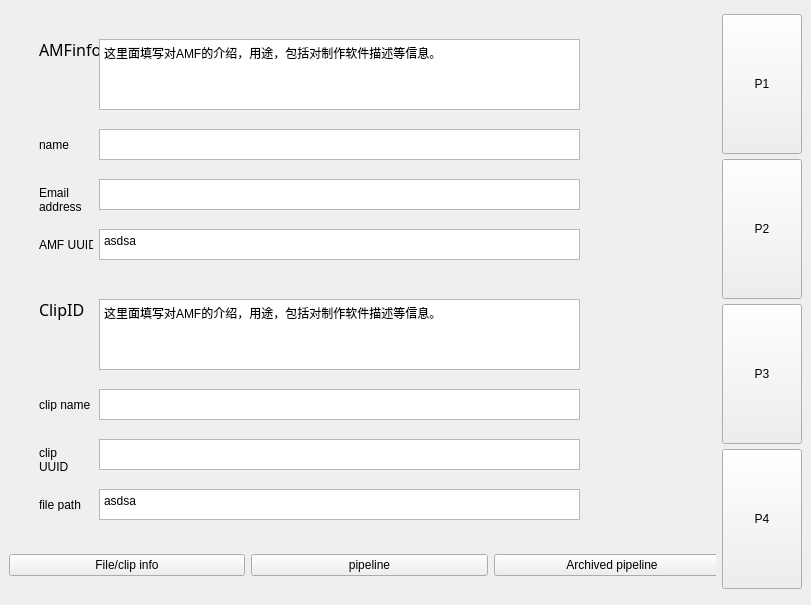
<?xml version="1.0" encoding="UTF-8"?>
<ui version="4.0">
 <class>MainWindow</class>
 <widget class="QMainWindow" name="MainWindow">
  <property name="geometry">
   <rect>
    <x>0</x>
    <y>0</y>
    <width>811</width>
    <height>605</height>
   </rect>
  </property>
  <property name="windowTitle">
   <string>MainWindow</string>
  </property>
  <widget class="QWidget" name="centralwidget">
   <layout class="QHBoxLayout" name="horizontalLayout">
    <item>
     <widget class="QStackedWidget" name="stackedWidget">
      <property name="currentIndex">
       <number>0</number>
      </property>
      <widget class="QWidget" name="page">
       <widget class="QStackedWidget" name="stackedWidget_2">
        <property name="geometry">
         <rect>
          <x>0</x>
          <y>0</y>
          <width>681</width>
          <height>541</height>
         </rect>
        </property>
        <property name="currentIndex">
         <number>0</number>
        </property>
        <widget class="QWidget" name="p2_page1">
         <widget class="QLabel" name="label_3">
          <property name="geometry">
           <rect>
            <x>30</x>
            <y>20</y>
            <width>61</width>
            <height>41</height>
           </rect>
          </property>
          <property name="font">
           <font>
            <family>Impact</family>
            <pointsize>12</pointsize>
           </font>
          </property>
          <property name="text">
           <string>AMFinfo</string>
          </property>
         </widget>
         <widget class="QTextEdit" name="textEdit">
          <property name="geometry">
           <rect>
            <x>90</x>
            <y>30</y>
            <width>481</width>
            <height>71</height>
           </rect>
          </property>
          <property name="html">
           <string>&lt;!DOCTYPE HTML PUBLIC &quot;-//W3C//DTD HTML 4.0//EN&quot; &quot;http://www.w3.org/TR/REC-html40/strict.dtd&quot;&gt;
&lt;html&gt;&lt;head&gt;&lt;meta name=&quot;qrichtext&quot; content=&quot;1&quot; /&gt;&lt;style type=&quot;text/css&quot;&gt;
p, li { white-space: pre-wrap; }
&lt;/style&gt;&lt;/head&gt;&lt;body style=&quot; font-family:'.AppleSystemUIFont'; font-size:13pt; font-weight:400; font-style:normal;&quot;&gt;
&lt;p style=&quot; margin-top:0px; margin-bottom:0px; margin-left:0px; margin-right:0px; -qt-block-indent:0; text-indent:0px;&quot;&gt;&lt;span style=&quot; font-family:'SimSun'; font-size:9pt;&quot;&gt;这里面填写对AMF的介绍，用途，包括对制作软件描述等信息。&lt;/span&gt;&lt;/p&gt;&lt;/body&gt;&lt;/html&gt;</string>
          </property>
         </widget>
         <widget class="QLabel" name="label_6">
          <property name="geometry">
           <rect>
            <x>30</x>
            <y>130</y>
            <width>54</width>
            <height>12</height>
           </rect>
          </property>
          <property name="text">
           <string>name</string>
          </property>
         </widget>
         <widget class="QTextEdit" name="textEdit_2">
          <property name="geometry">
           <rect>
            <x>90</x>
            <y>120</y>
            <width>481</width>
            <height>31</height>
           </rect>
          </property>
         </widget>
         <widget class="QTextEdit" name="textEdit_3">
          <property name="geometry">
           <rect>
            <x>90</x>
            <y>170</y>
            <width>481</width>
            <height>31</height>
           </rect>
          </property>
         </widget>
         <widget class="QLabel" name="label_7">
          <property name="geometry">
           <rect>
            <x>30</x>
            <y>170</y>
            <width>54</width>
            <height>41</height>
           </rect>
          </property>
          <property name="text">
           <string>Email
address</string>
          </property>
         </widget>
         <widget class="QTextEdit" name="textEdit_4">
          <property name="geometry">
           <rect>
            <x>90</x>
            <y>220</y>
            <width>481</width>
            <height>31</height>
           </rect>
          </property>
          <property name="html">
           <string>&lt;!DOCTYPE HTML PUBLIC &quot;-//W3C//DTD HTML 4.0//EN&quot; &quot;http://www.w3.org/TR/REC-html40/strict.dtd&quot;&gt;
&lt;html&gt;&lt;head&gt;&lt;meta name=&quot;qrichtext&quot; content=&quot;1&quot; /&gt;&lt;style type=&quot;text/css&quot;&gt;
p, li { white-space: pre-wrap; }
&lt;/style&gt;&lt;/head&gt;&lt;body style=&quot; font-family:'.AppleSystemUIFont'; font-size:13pt; font-weight:400; font-style:normal;&quot;&gt;
&lt;p style=&quot; margin-top:0px; margin-bottom:0px; margin-left:0px; margin-right:0px; -qt-block-indent:0; text-indent:0px;&quot;&gt;&lt;span style=&quot; font-family:'SimSun'; font-size:9pt;&quot;&gt;asdsa&lt;/span&gt;&lt;/p&gt;&lt;/body&gt;&lt;/html&gt;</string>
          </property>
         </widget>
         <widget class="QLabel" name="label_8">
          <property name="geometry">
           <rect>
            <x>30</x>
            <y>230</y>
            <width>54</width>
            <height>12</height>
           </rect>
          </property>
          <property name="text">
           <string>AMF UUID</string>
          </property>
         </widget>
         <widget class="QTextEdit" name="textEdit_5">
          <property name="geometry">
           <rect>
            <x>90</x>
            <y>290</y>
            <width>481</width>
            <height>71</height>
           </rect>
          </property>
          <property name="html">
           <string>&lt;!DOCTYPE HTML PUBLIC &quot;-//W3C//DTD HTML 4.0//EN&quot; &quot;http://www.w3.org/TR/REC-html40/strict.dtd&quot;&gt;
&lt;html&gt;&lt;head&gt;&lt;meta name=&quot;qrichtext&quot; content=&quot;1&quot; /&gt;&lt;style type=&quot;text/css&quot;&gt;
p, li { white-space: pre-wrap; }
&lt;/style&gt;&lt;/head&gt;&lt;body style=&quot; font-family:'.AppleSystemUIFont'; font-size:13pt; font-weight:400; font-style:normal;&quot;&gt;
&lt;p style=&quot; margin-top:0px; margin-bottom:0px; margin-left:0px; margin-right:0px; -qt-block-indent:0; text-indent:0px;&quot;&gt;&lt;span style=&quot; font-family:'SimSun'; font-size:9pt;&quot;&gt;这里面填写对AMF的介绍，用途，包括对制作软件描述等信息。&lt;/span&gt;&lt;/p&gt;&lt;/body&gt;&lt;/html&gt;</string>
          </property>
         </widget>
         <widget class="QLabel" name="label_9">
          <property name="geometry">
           <rect>
            <x>30</x>
            <y>430</y>
            <width>54</width>
            <height>41</height>
           </rect>
          </property>
          <property name="text">
           <string>clip
UUID</string>
          </property>
         </widget>
         <widget class="QLabel" name="label_10">
          <property name="geometry">
           <rect>
            <x>30</x>
            <y>490</y>
            <width>54</width>
            <height>12</height>
           </rect>
          </property>
          <property name="text">
           <string>file path</string>
          </property>
         </widget>
         <widget class="QTextEdit" name="textEdit_6">
          <property name="geometry">
           <rect>
            <x>90</x>
            <y>430</y>
            <width>481</width>
            <height>31</height>
           </rect>
          </property>
         </widget>
         <widget class="QTextEdit" name="textEdit_7">
          <property name="geometry">
           <rect>
            <x>90</x>
            <y>380</y>
            <width>481</width>
            <height>31</height>
           </rect>
          </property>
         </widget>
         <widget class="QTextEdit" name="textEdit_8">
          <property name="geometry">
           <rect>
            <x>90</x>
            <y>480</y>
            <width>481</width>
            <height>31</height>
           </rect>
          </property>
          <property name="html">
           <string>&lt;!DOCTYPE HTML PUBLIC &quot;-//W3C//DTD HTML 4.0//EN&quot; &quot;http://www.w3.org/TR/REC-html40/strict.dtd&quot;&gt;
&lt;html&gt;&lt;head&gt;&lt;meta name=&quot;qrichtext&quot; content=&quot;1&quot; /&gt;&lt;style type=&quot;text/css&quot;&gt;
p, li { white-space: pre-wrap; }
&lt;/style&gt;&lt;/head&gt;&lt;body style=&quot; font-family:'.AppleSystemUIFont'; font-size:13pt; font-weight:400; font-style:normal;&quot;&gt;
&lt;p style=&quot; margin-top:0px; margin-bottom:0px; margin-left:0px; margin-right:0px; -qt-block-indent:0; text-indent:0px;&quot;&gt;&lt;span style=&quot; font-family:'SimSun'; font-size:9pt;&quot;&gt;asdsa&lt;/span&gt;&lt;/p&gt;&lt;/body&gt;&lt;/html&gt;</string>
          </property>
         </widget>
         <widget class="QLabel" name="label_11">
          <property name="geometry">
           <rect>
            <x>30</x>
            <y>280</y>
            <width>61</width>
            <height>41</height>
           </rect>
          </property>
          <property name="font">
           <font>
            <family>Impact</family>
            <pointsize>12</pointsize>
           </font>
          </property>
          <property name="text">
           <string>ClipID</string>
          </property>
         </widget>
         <widget class="QLabel" name="label_12">
          <property name="geometry">
           <rect>
            <x>30</x>
            <y>390</y>
            <width>54</width>
            <height>12</height>
           </rect>
          </property>
          <property name="text">
           <string>clip name</string>
          </property>
         </widget>
        </widget>
        <widget class="QWidget" name="p2_page2">
         <widget class="QGroupBox" name="groupBox">
          <property name="geometry">
           <rect>
            <x>10</x>
            <y>10</y>
            <width>181</width>
            <height>151</height>
           </rect>
          </property>
          <property name="title">
           <string>GroupBox</string>
          </property>
          <widget class="QToolButton" name="toolButton">
           <property name="geometry">
            <rect>
             <x>40</x>
             <y>40</y>
             <width>37</width>
             <height>18</height>
            </rect>
           </property>
           <property name="text">
            <string>...</string>
           </property>
          </widget>
         </widget>
         <widget class="QTabWidget" name="tabWidget">
          <property name="geometry">
           <rect>
            <x>300</x>
            <y>240</y>
            <width>127</width>
            <height>80</height>
           </rect>
          </property>
          <property name="currentIndex">
           <number>1</number>
          </property>
          <widget class="QWidget" name="tab">
           <attribute name="title">
            <string>Tab 1</string>
           </attribute>
          </widget>
          <widget class="QWidget" name="tab_2">
           <attribute name="title">
            <string>Tab 2</string>
           </attribute>
          </widget>
         </widget>
        </widget>
        <widget class="QWidget" name="page_3">
         <widget class="QLabel" name="label_5">
          <property name="geometry">
           <rect>
            <x>300</x>
            <y>260</y>
            <width>54</width>
            <height>12</height>
           </rect>
          </property>
          <property name="text">
           <string>test3</string>
          </property>
         </widget>
        </widget>
       </widget>
       <widget class="QWidget" name="">
        <property name="geometry">
         <rect>
          <x>0</x>
          <y>540</y>
          <width>721</width>
          <height>32</height>
         </rect>
        </property>
        <layout class="QHBoxLayout" name="horizontalLayout_2">
         <item>
          <widget class="QPushButton" name="p2_pushButton1">
           <property name="text">
            <string>File/clip info</string>
           </property>
          </widget>
         </item>
         <item>
          <widget class="QPushButton" name="p2_pushButton2">
           <property name="text">
            <string>pipeline</string>
           </property>
          </widget>
         </item>
         <item>
          <widget class="QPushButton" name="p2_pushButton3">
           <property name="text">
            <string>Archived pipeline</string>
           </property>
          </widget>
         </item>
        </layout>
       </widget>
      </widget>
      <widget class="QWidget" name="page_2">
       <widget class="QPushButton" name="CreateAMFButton">
        <property name="geometry">
         <rect>
          <x>0</x>
          <y>520</y>
          <width>121</width>
          <height>41</height>
         </rect>
        </property>
        <property name="text">
         <string>Create a AMF</string>
        </property>
       </widget>
       <widget class="QPushButton" name="OpenAMFButton">
        <property name="geometry">
         <rect>
          <x>170</x>
          <y>520</y>
          <width>121</width>
          <height>41</height>
         </rect>
        </property>
        <property name="text">
         <string>Open AMF file</string>
        </property>
       </widget>
       <widget class="QListWidget" name="listWidget">
        <property name="geometry">
         <rect>
          <x>300</x>
          <y>0</y>
          <width>401</width>
          <height>581</height>
         </rect>
        </property>
        <item>
         <property name="text">
          <string>recode1</string>
         </property>
        </item>
        <item>
         <property name="text">
          <string>recode2</string>
         </property>
        </item>
        <item>
         <property name="text">
          <string>...</string>
         </property>
        </item>
       </widget>
       <widget class="QLabel" name="label">
        <property name="geometry">
         <rect>
          <x>60</x>
          <y>150</y>
          <width>158</width>
          <height>36</height>
         </rect>
        </property>
        <property name="font">
         <font>
          <family>Franklin Gothic Medium Cond</family>
          <pointsize>14</pointsize>
          <weight>50</weight>
          <bold>false</bold>
         </font>
        </property>
        <property name="lineWidth">
         <number>0</number>
        </property>
        <property name="text">
         <string>AMF Analyst Logo</string>
        </property>
       </widget>
       <widget class="QLabel" name="label_2">
        <property name="geometry">
         <rect>
          <x>60</x>
          <y>200</y>
          <width>158</width>
          <height>36</height>
         </rect>
        </property>
        <property name="font">
         <font>
          <family>Franklin Gothic Medium Cond</family>
          <pointsize>14</pointsize>
         </font>
        </property>
        <property name="text">
         <string>Welcome to here</string>
        </property>
       </widget>
      </widget>
     </widget>
    </item>
    <item>
     <layout class="QVBoxLayout" name="verticalLayout">
      <property name="spacing">
       <number>0</number>
      </property>
      <item>
       <widget class="QPushButton" name="pushButton">
        <property name="minimumSize">
         <size>
          <width>59</width>
          <height>140</height>
         </size>
        </property>
        <property name="text">
         <string>P1</string>
        </property>
       </widget>
      </item>
      <item>
       <widget class="QPushButton" name="pushButton_2">
        <property name="minimumSize">
         <size>
          <width>59</width>
          <height>140</height>
         </size>
        </property>
        <property name="text">
         <string>P2</string>
        </property>
       </widget>
      </item>
      <item>
       <widget class="QPushButton" name="pushButton_3">
        <property name="minimumSize">
         <size>
          <width>59</width>
          <height>140</height>
         </size>
        </property>
        <property name="text">
         <string>P3</string>
        </property>
       </widget>
      </item>
      <item>
       <widget class="QPushButton" name="pushButton_4">
        <property name="minimumSize">
         <size>
          <width>59</width>
          <height>140</height>
         </size>
        </property>
        <property name="text">
         <string>P4</string>
        </property>
       </widget>
      </item>
     </layout>
    </item>
   </layout>
  </widget>
 </widget>
 <resources/>
 <connections>
  <connection>
   <sender>pushButton</sender>
   <signal>clicked()</signal>
   <receiver>pushButton</receiver>
   <slot>click()</slot>
   <hints>
    <hint type="sourcelabel">
     <x>751</x>
     <y>88</y>
    </hint>
    <hint type="destinationlabel">
     <x>751</x>
     <y>88</y>
    </hint>
   </hints>
  </connection>
  <connection>
   <sender>pushButton_2</sender>
   <signal>clicked()</signal>
   <receiver>pushButton_2</receiver>
   <slot>click()</slot>
   <hints>
    <hint type="sourcelabel">
     <x>769</x>
     <y>226</y>
    </hint>
    <hint type="destinationlabel">
     <x>770</x>
     <y>226</y>
    </hint>
   </hints>
  </connection>
  <connection>
   <sender>OpenAMFButton</sender>
   <signal>clicked()</signal>
   <receiver>OpenAMFButton</receiver>
   <slot>click()</slot>
   <hints>
    <hint type="sourcelabel">
     <x>222</x>
     <y>555</y>
    </hint>
    <hint type="destinationlabel">
     <x>222</x>
     <y>555</y>
    </hint>
   </hints>
  </connection>
  <connection>
   <sender>pushButton_3</sender>
   <signal>clicked()</signal>
   <receiver>pushButton_3</receiver>
   <slot>click()</slot>
   <hints>
    <hint type="sourcelabel">
     <x>751</x>
     <y>371</y>
    </hint>
    <hint type="destinationlabel">
     <x>751</x>
     <y>371</y>
    </hint>
   </hints>
  </connection>
  <connection>
   <sender>pushButton_4</sender>
   <signal>clicked()</signal>
   <receiver>pushButton_4</receiver>
   <slot>click()</slot>
   <hints>
    <hint type="sourcelabel">
     <x>759</x>
     <y>503</y>
    </hint>
    <hint type="destinationlabel">
     <x>760</x>
     <y>503</y>
    </hint>
   </hints>
  </connection>
  <connection>
   <sender>p2_pushButton1</sender>
   <signal>clicked()</signal>
   <receiver>p2_pushButton1</receiver>
   <slot>click()</slot>
   <hints>
    <hint type="sourcelabel">
     <x>138</x>
     <y>562</y>
    </hint>
    <hint type="destinationlabel">
     <x>138</x>
     <y>561</y>
    </hint>
   </hints>
  </connection>
  <connection>
   <sender>p2_pushButton2</sender>
   <signal>clicked()</signal>
   <receiver>p2_pushButton2</receiver>
   <slot>click()</slot>
   <hints>
    <hint type="sourcelabel">
     <x>391</x>
     <y>570</y>
    </hint>
    <hint type="destinationlabel">
     <x>391</x>
     <y>570</y>
    </hint>
   </hints>
  </connection>
  <connection>
   <sender>p2_pushButton3</sender>
   <signal>clicked()</signal>
   <receiver>p2_pushButton3</receiver>
   <slot>click()</slot>
   <hints>
    <hint type="sourcelabel">
     <x>543</x>
     <y>569</y>
    </hint>
    <hint type="destinationlabel">
     <x>543</x>
     <y>569</y>
    </hint>
   </hints>
  </connection>
 </connections>
</ui>
